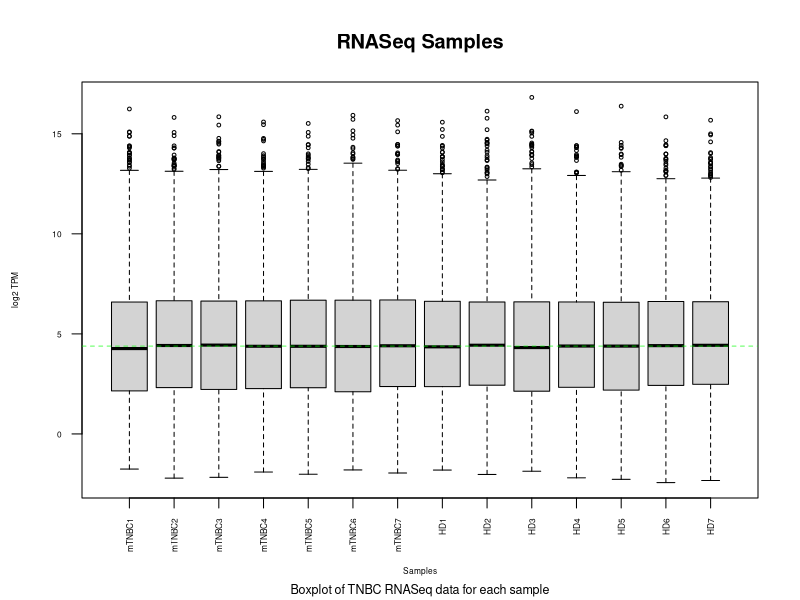
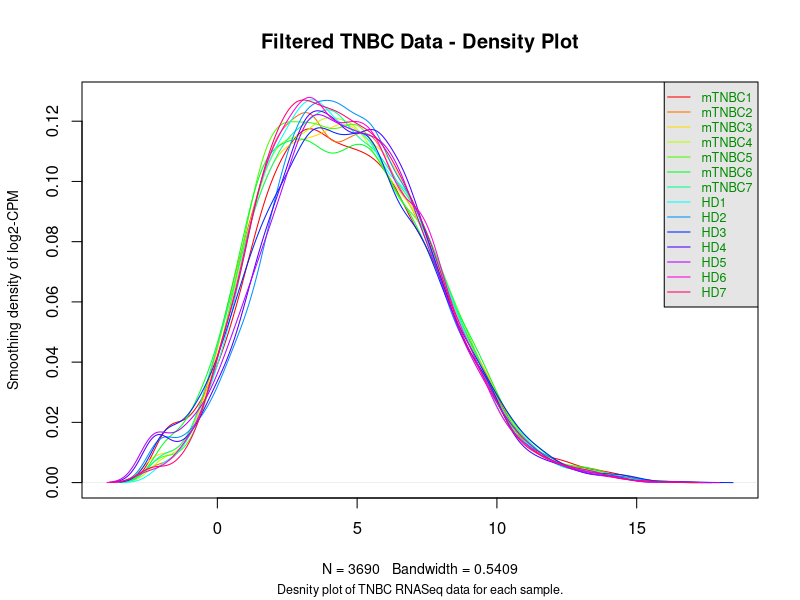

The R script that drew these images, in order: (Note: this script raises an error after producing the figures.)
## ---- chunk 1
normalized_tnbc_data <- read.csv("normalized_tnbc_data.csv")
## ---- chunk 2
rownames(normalized_tnbc_data) <- normalized_tnbc_data$X
normalized_tnbc_data$X <- NULL
## ---- chunk 3
normalized_tnbc_data
## ---- chunk 4
plot_count_distribution <- function(count_data, title = "RNASeq Samples") {
  data2plot <- log2(count_data)
  boxplot(data2plot, xlab = "Samples", ylab = "log2 TPM",
    las = 2, cex = 0.5, cex.lab = 0.5,
    cex.axis = 0.5, main = "RNASeq Samples")
  #draw the median on each box plot
  abline(h = median(apply(data2plot, 2, median)),
    col = "green", lwd = 0.6, lty = "dashed")
  mtext("Boxplot of TNBC RNASeq data for each sample", side = 1, line = 4, cex = 0.75)
  
  counts_density <- apply(log2(count_data), 2, density)
    #calculate the limits across all the samples
    xlim <- 0; ylim <- 0
    for (i in 1:length(counts_density)) {
      xlim <- range(c(xlim, counts_density[[i]]$x));
      ylim <- range(c(ylim, counts_density[[i]]$y))
    }
    cols <- rainbow(length(counts_density))
    ltys <- rep(1, length(counts_density))
    #plot the first density plot to initialize the plot
    plot(counts_density[[1]], xlim=xlim, ylim=ylim, type="n",
      ylab="Smoothing density of log2-CPM",
      main=paste(title, "- Density Plot"), cex.lab = 0.85)
    #plot each line
    for (i in 1:length(counts_density))
      lines(counts_density[[i]], col=cols[i], lty=ltys[i])
    #create legend
    legend("topright", colnames(data2plot),
      col=cols, lty=ltys, cex=0.75,
      border ="blue", text.col = "green4",
      merge = TRUE, bg = "gray90")
    mtext("Desnity plot of TNBC RNASeq data for each sample.", side = 1, line = 4, cex = 0.75)
}

plot_count_distribution(normalized_tnbc_data, title = "Filtered TNBC Data")
## ---- chunk 5
sample_info_data <- read.csv("sample_info_data.csv")
## ---- chunk 6
rownames(sample_info_data) <- sample_info_data$X
sample_info_data$X <- NULL
## ---- chunk 7
sample_info_data
## ---- chunk 8
limma::plotMDS(tnbc_dge_list, labels=NULL, pch = 1,
               col = c("darkgreen","blue")[factor(sample_df$diseaseState)])

legend("topright", 
       legend=levels(factor(sample_df$diseaseState)),
  pch=c(1), col= c("darkgreen","blue"),title="Class",
  bty = 'n', cex = 0.75)

mtext("MDS plot of TNBC RNASeq data coloured by disease state.", side = 1, line = 4, cex = 0.75)
## ---- chunk 9
model_design_pattern <- model.matrix(~ sample_df$diseaseState)
## ---- chunk 10
d <- DGEList(counts=normalized_tnbc_data, group=sample_df$diseaseState)
d <- estimateDisp(d, model_design_pattern)
fit <- glmQLFit(d, model_design_pattern)
## ---- chunk 11
qlf_disease_state <- glmQLFTest(fit, coef='sample_df$diseaseStateTriple-Negative Breast Cancer')
qlf_output_hits <- topTags(qlf_disease_state, sort.by = "PValue", n = nrow(normalized_tnbc_data))
## ---- chunk 12
pass_threshold <- length(which(qlf_output_hits$table$PValue < 0.05))
pass_correction <- length(which(qlf_output_hits$table$FDR < 0.05))

print(pass_threshold)
print(pass_correction)
## ---- chunk 13
pass_lighter_correction <- length(which(qlf_output_hits$table$FDR < 0.1))

print(pass_lighter_correction)
